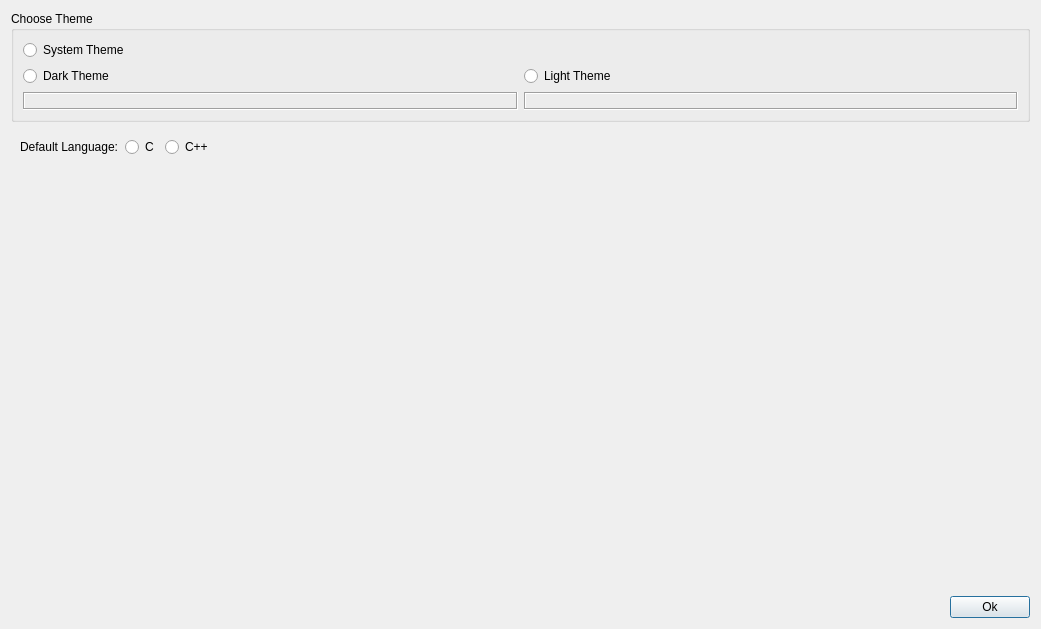
<?xml version="1.0" encoding="UTF-8"?>
<ui version="4.0">
 <class>ChooseThemeDialog</class>
 <widget class="QDialog" name="ChooseThemeDialog">
  <property name="geometry">
   <rect>
    <x>0</x>
    <y>0</y>
    <width>1041</width>
    <height>629</height>
   </rect>
  </property>
  <property name="windowTitle">
   <string>Choose Theme</string>
  </property>
  <layout class="QVBoxLayout" name="verticalLayout">
   <item>
    <widget class="QGroupBox" name="grpTheme">
     <property name="title">
      <string>Choose Theme</string>
     </property>
     <layout class="QGridLayout" name="gridLayout">
      <item row="2" column="1">
       <widget class="QLabel" name="label_2">
        <property name="frameShape">
         <enum>QFrame::Box</enum>
        </property>
        <property name="frameShadow">
         <enum>QFrame::Sunken</enum>
        </property>
        <property name="text">
         <string/>
        </property>
        <property name="pixmap">
         <pixmap resource="../icons.qrc">:/demos/light.png</pixmap>
        </property>
       </widget>
      </item>
      <item row="2" column="0">
       <widget class="QLabel" name="label">
        <property name="frameShape">
         <enum>QFrame::Box</enum>
        </property>
        <property name="frameShadow">
         <enum>QFrame::Sunken</enum>
        </property>
        <property name="text">
         <string/>
        </property>
        <property name="pixmap">
         <pixmap resource="../icons.qrc">:/demos/dark.png</pixmap>
        </property>
       </widget>
      </item>
      <item row="1" column="0">
       <widget class="QRadioButton" name="rbDark">
        <property name="text">
         <string>Dark Theme</string>
        </property>
       </widget>
      </item>
      <item row="1" column="1">
       <widget class="QRadioButton" name="rbLight">
        <property name="text">
         <string>Light Theme</string>
        </property>
       </widget>
      </item>
      <item row="0" column="0">
       <widget class="QRadioButton" name="rbAuto">
        <property name="text">
         <string>System Theme</string>
        </property>
       </widget>
      </item>
     </layout>
    </widget>
   </item>
   <item>
    <widget class="QWidget" name="widget_2" native="true">
     <layout class="QHBoxLayout" name="horizontalLayout_2">
      <item>
       <widget class="QLabel" name="label_3">
        <property name="text">
         <string>Default Language:</string>
        </property>
       </widget>
      </item>
      <item>
       <widget class="QRadioButton" name="rbC">
        <property name="text">
         <string>C</string>
        </property>
        <attribute name="buttonGroup">
         <string notr="true">grpDefaultLanguage</string>
        </attribute>
       </widget>
      </item>
      <item>
       <widget class="QRadioButton" name="rbCpp">
        <property name="text">
         <string>C++</string>
        </property>
        <attribute name="buttonGroup">
         <string notr="true">grpDefaultLanguage</string>
        </attribute>
       </widget>
      </item>
      <item>
       <spacer name="horizontalSpacer_2">
        <property name="orientation">
         <enum>Qt::Horizontal</enum>
        </property>
        <property name="sizeHint" stdset="0">
         <size>
          <width>40</width>
          <height>20</height>
         </size>
        </property>
       </spacer>
      </item>
     </layout>
    </widget>
   </item>
   <item>
    <spacer name="verticalSpacer">
     <property name="orientation">
      <enum>Qt::Vertical</enum>
     </property>
     <property name="sizeHint" stdset="0">
      <size>
       <width>20</width>
       <height>77</height>
      </size>
     </property>
    </spacer>
   </item>
   <item>
    <widget class="QWidget" name="widget" native="true">
     <layout class="QHBoxLayout" name="horizontalLayout">
      <property name="leftMargin">
       <number>0</number>
      </property>
      <property name="topMargin">
       <number>0</number>
      </property>
      <property name="rightMargin">
       <number>0</number>
      </property>
      <property name="bottomMargin">
       <number>0</number>
      </property>
      <item>
       <spacer name="horizontalSpacer">
        <property name="orientation">
         <enum>Qt::Horizontal</enum>
        </property>
        <property name="sizeHint" stdset="0">
         <size>
          <width>1828</width>
          <height>20</height>
         </size>
        </property>
       </spacer>
      </item>
      <item>
       <widget class="QPushButton" name="btnOk">
        <property name="text">
         <string>Ok</string>
        </property>
       </widget>
      </item>
     </layout>
    </widget>
   </item>
  </layout>
 </widget>
 <tabstops>
  <tabstop>rbAuto</tabstop>
  <tabstop>rbDark</tabstop>
  <tabstop>rbLight</tabstop>
  <tabstop>rbC</tabstop>
  <tabstop>rbCpp</tabstop>
  <tabstop>btnOk</tabstop>
 </tabstops>
 <resources>
  <include location="../icons.qrc"/>
 </resources>
 <connections/>
 <buttongroups>
  <buttongroup name="grpDefaultLanguage"/>
 </buttongroups>
</ui>
